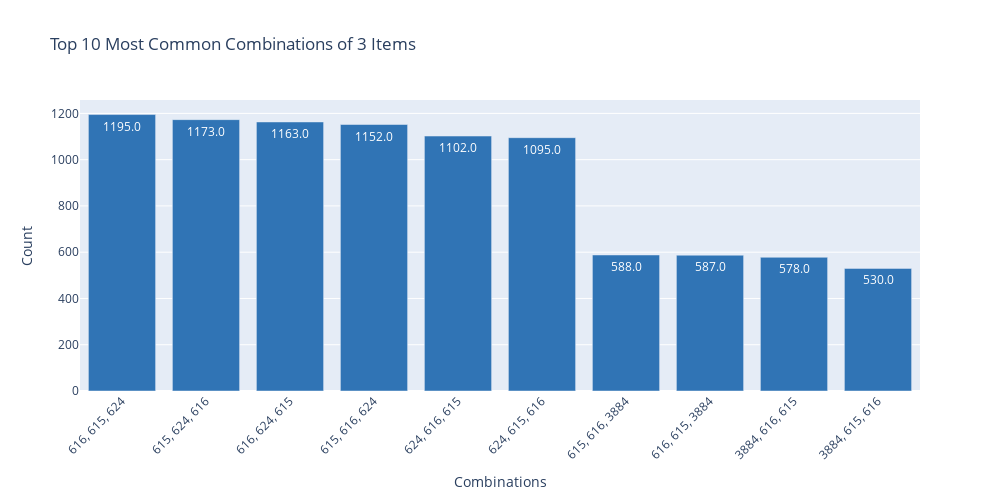

The cell this chart's notebook holds for it:
### Code cell
# Count combinations of 3 items
count = Counter()

for row in basket_Analysis['Grouped']:
    row_list = row.split(',')
    count.update(Counter(combinations(row_list, 3)))

# Get top 10 most common combinations
top_10 = count.most_common(10)
keys = [', '.join(key) for key, _ in top_10]
values = [value for _, value in top_10]

 
fig = go.Figure(data=[go.Bar(
    x=keys,
    y=values,
    text=values,
    textposition='inside',
    marker_color='#3074b5',  # Set marker color
    texttemplate='%{text:.1f}'  # Format text as float with 2 decimal places
)])


# Update layout
fig.update_layout(
    title='Top 10 Most Common Combinations of 3 Items',
    xaxis_title='Combinations',
    yaxis_title='Count',
    xaxis_tickangle=-45,
    width=1000,
    height=500
)

# Show plot
fig.show()

### Figure 1 — Plotly figure (JSON) as saved in the notebook; plotly's stock layout.template omitted (floating-point values rounded to 4 significant figures)
{"data": [{"marker": {"color": "#3074b5"}, "text": ["1195", "1173", "1163", "1152", "1102", "1095", "588", "587", "578", "530"], "textposition": "inside", "texttemplate": "%{text:.1f}", "type": "bar", "x": ["616, 615, 624", "615, 624, 616", "616, 624, 615", "615, 616, 624", "624, 616, 615", "624, 615, 616", "615, 616, 3884", "616, 615, 3884", "3884, 616, 615", "3884, 615, 616"], "y": [1195, 1173, 1163, 1152, 1102, 1095, 588, 587, 578, 530]}], "layout": {"height": 500, "title": {"text": "Top 10 Most Common Combinations of 3 Items"}, "width": 1000, "xaxis": {"tickangle": -45, "title": {"text": "Combinations"}}, "yaxis": {"title": {"text": "Count"}}}}
